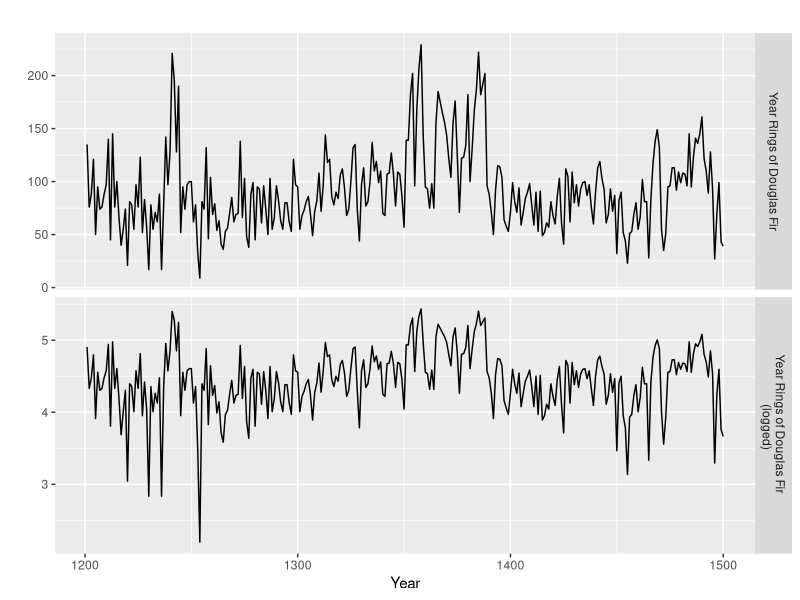
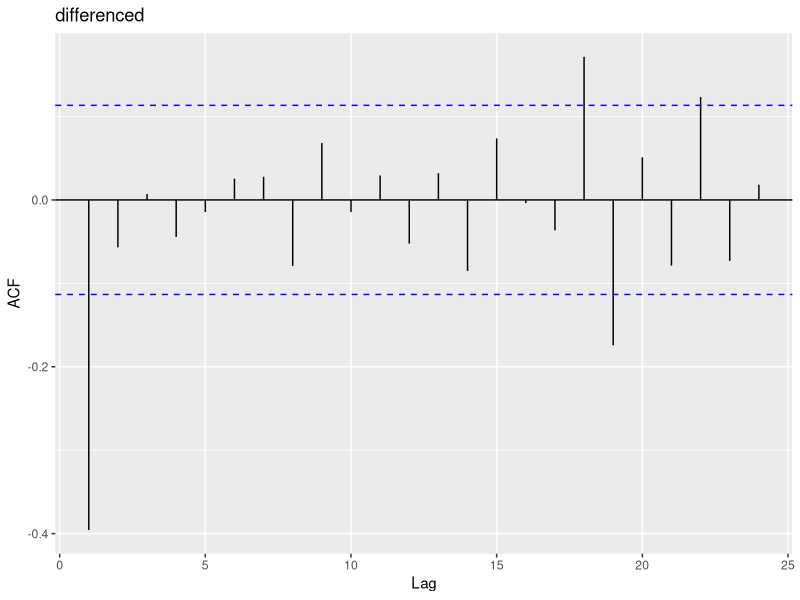
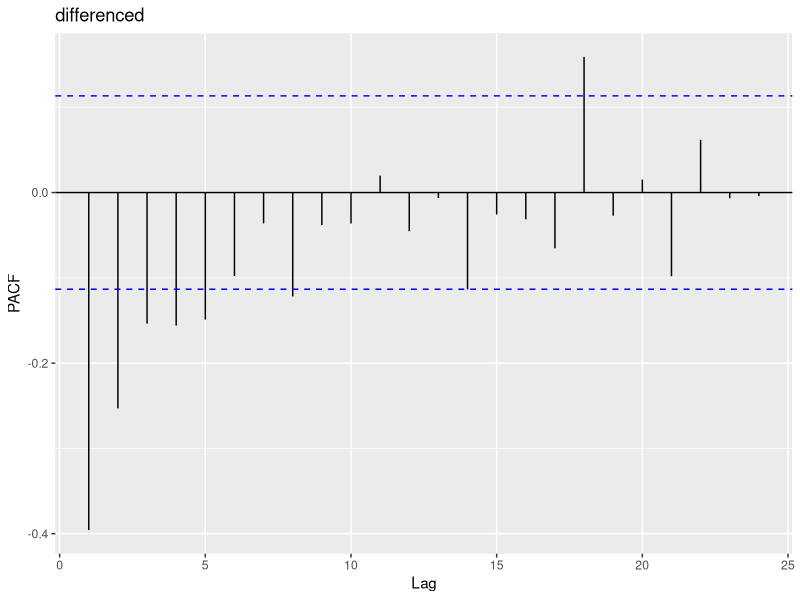
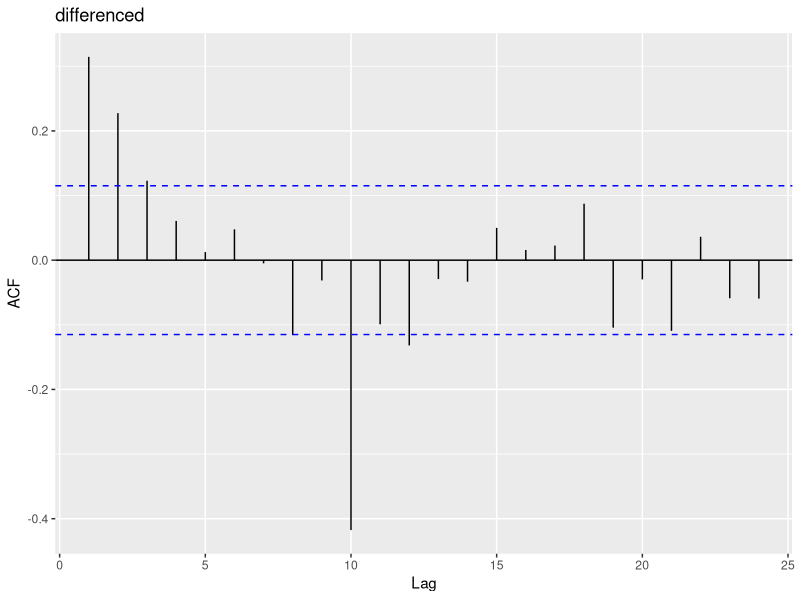
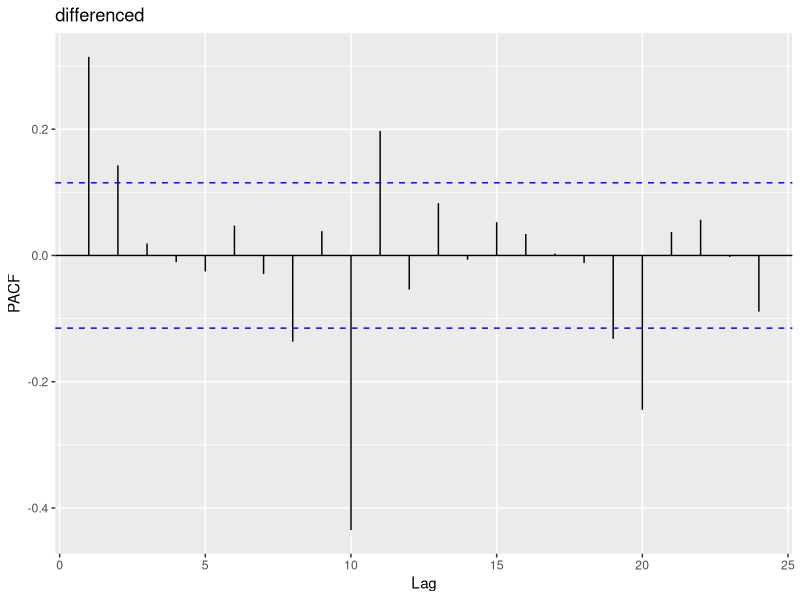
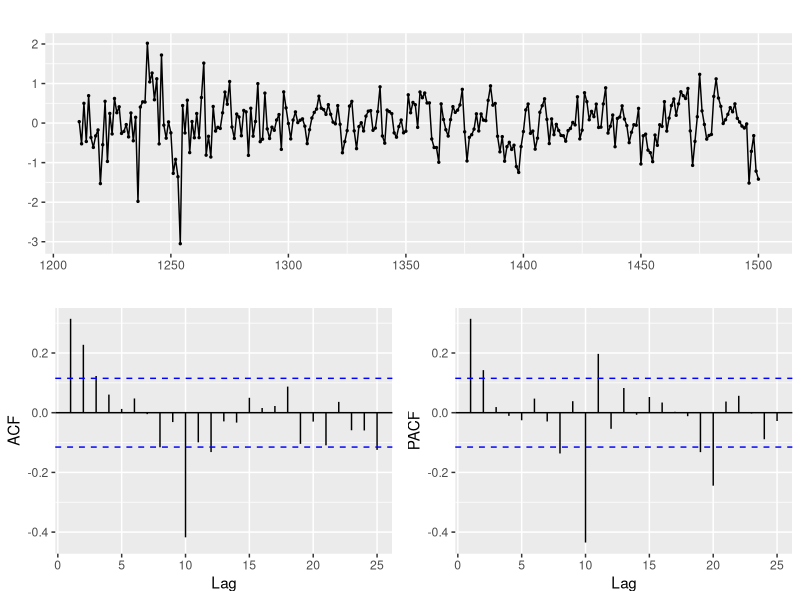
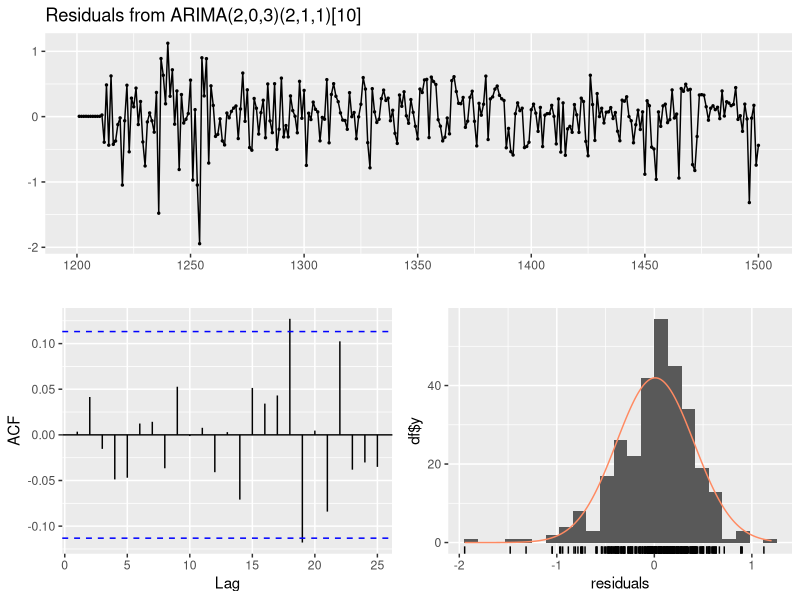
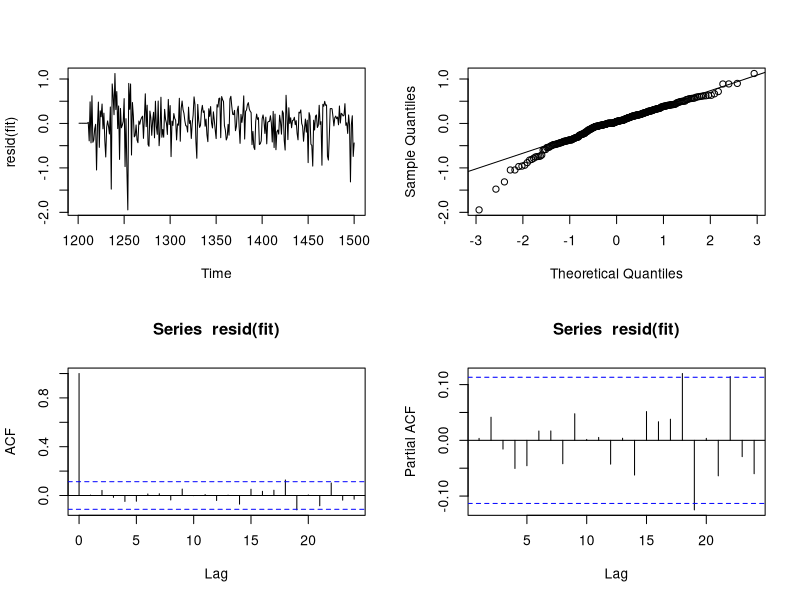

Reproduce these figures in R, in order.
## Question 2 ----
# load libraries and data ----
library(forecast)
library(ggplot2)

pine <- scan('pine.dat', skip = 1) 
pine.ts <- ts(pine, start = 1107, frequency = 1)
# subset from 1201 to 1500
pine.ts <- window(pine.ts, start = 1201, end = 1500)
length(pine.ts)

# visualize time plots ----
cbind("Year Rings of Douglas Fir" = pine.ts,
      "Year Rings of Douglas Fir \n (logged)" = log(pine.ts)) %>%  
  autoplot(facets=TRUE) +
  xlab("Year") + ylab("")

# ACF/PACF ----
# lag=1
plot.acf <- ggAcf(diff(log(pine.ts),1)) + ggtitle('differenced')    # q=22
plot.pacf <- ggPacf(diff(log(pine.ts),1)) + ggtitle('differenced')   # p=18
plot.acf   
plot.pacf  
# lag=10
plot.acf2 <- ggAcf(diff(log(pine.ts),10)) + ggtitle('differenced')
plot.pacf2 <- ggPacf(diff(log(pine.ts),10)) + ggtitle('differenced')
plot.acf2 
plot.pacf2  

pine.ts %>% log() %>% diff(10) %>% ggtsdisplay(main="")

# transformation ----
pine.log <- log(pine.ts)
frequency(pine.log)   # =1 (year)

# fit SARIMA on log + 1st diff(10-year) ----
# auto
auto.arima(pine.log)

# SARIMA(2,0,3)(2,1,1)^10
fit <- pine.log %>%
        Arima(order=c(2,0,3),
              seasonal = list(order = c(2,1,1), period = 10)) 
fit   # 336.44
checkresiduals(fit)

par(mfrow = c(2,2))
plot(resid(fit))
qqnorm(resid(fit), main = ''); qqline(resid(fit))
acf(resid(fit))
pacf(resid(fit))

# SARIMA(2,0,2)(2,1,1)^10
fit2 <- pine.log %>%
        Arima(order=c(2,0,2),
              seasonal = list(order = c(2,1,1), period = 10)) 
fit2   # 335.37
checkresiduals(fit2)

# SARIMA(2,0,8)(2,1,1)^10
fit3 <- pine.log %>%
        Arima(order=c(2,0,8),
              seasonal = list(order = c(2,1,1), period = 10)) 
fit3   # 342.68
checkresiduals(fit3)

## change AR's non-seasonal component
# SARIMA(1,0,3)(2,1,1)^10
fit4 <- pine.log %>%
        Arima(order=c(1,0,3),
              seasonal = list(order = c(2,1,1), period = 10)) 
fit4   # 334.08
checkresiduals(fit4)

# SARIMA(3,0,3)(2,1,1)^10
fit5 <- pine.log %>%
        Arima(order=c(3,0,3),
              seasonal = list(order = c(2,1,1), period = 10)) 
fit5   # 328.94
checkresiduals(fit5)

# SARIMA(8,0,3)(2,1,1)^10
fit6 <- pine.log %>%
        Arima(order=c(8,0,3),
              seasonal = list(order = c(2,1,1), period = 10)) 
fit6   # 334.52
checkresiduals(fit6)

# change SEASONAL component
# SARIMA(3,0,3)(2,1,0)^10
fit7 <- pine.log %>%
        Arima(order=c(3,0,3),
              seasonal = list(order = c(2,1,0), period = 10)) 
fit7   # 386.03
checkresiduals(fit7)

# SARIMA(3,0,3)(2,1,2)^10
fit8 <- pine.log %>%
        Arima(order=c(3,0,3),
              seasonal = list(order = c(2,1,2), period = 10)) 
fit8   # 386.03
checkresiduals(fit8)

# SARIMA(3,0,3)(1,1,1)^10
fit9 <- pine.log %>%
        Arima(order=c(3,0,3),
              seasonal = list(order = c(1,1,1), period = 10)) 
fit9   # 332.93
checkresiduals(fit9)

# compare AIC ----
aic <- AIC(fit, fit2, fit3, 
    fit4, fit5, fit6,
    fit7, fit8, fit9)
round(aic[,2],3)

# check residuals of the chosen model ----
fit5   # 328.94
checkresiduals(fit5)

# forecasting ----
frequency(fit5)
fit5 %>% 
        forecast(h = 50, level = c(80,95)) %>%
        autoplot() +
        ylab("Year Rings of Douglas Fir (log)") + xlab("Year")

# get forecast values
forecast <- fit5 %>% forecast(h = 50, level = c(80,95))
summary(forecast)
forecast.log <- forecast$mean
forecast.log
forecast.ts <- exp(forecast.log)
forecast.ts
# get test set
pine.ts.original <- ts(pine, start = 1107, frequency = 1)
test <- window(pine.ts.original, start = 1501, end = 1550)
test
# calculate RMSE
library(ModelMetrics)
rmse(test, forecast.ts)   # = 37.50559

# calculate all the RMSEs ----
func.rmse <- function(fit, test) {
        forecast <- fit %>% forecast(h = 50)
        forecast.log <- forecast$mean
        forecast.ts <- exp(forecast.log)
        rmse <- rmse(test, forecast.ts)
        return(rmse)
}

rmse <- rep(0, 9)
rmse[1] <- func.rmse(fit, test)
rmse[2] <- func.rmse(fit2, test)
rmse[3] <- func.rmse(fit3, test)
rmse[4] <- func.rmse(fit4, test)
rmse[5] <- func.rmse(fit5, test)
rmse[6] <- func.rmse(fit6, test)
rmse[7] <- func.rmse(fit7, test)
rmse[8] <- func.rmse(fit8, test)
rmse[9] <- func.rmse(fit9, test)
rmse
min(rmse)
